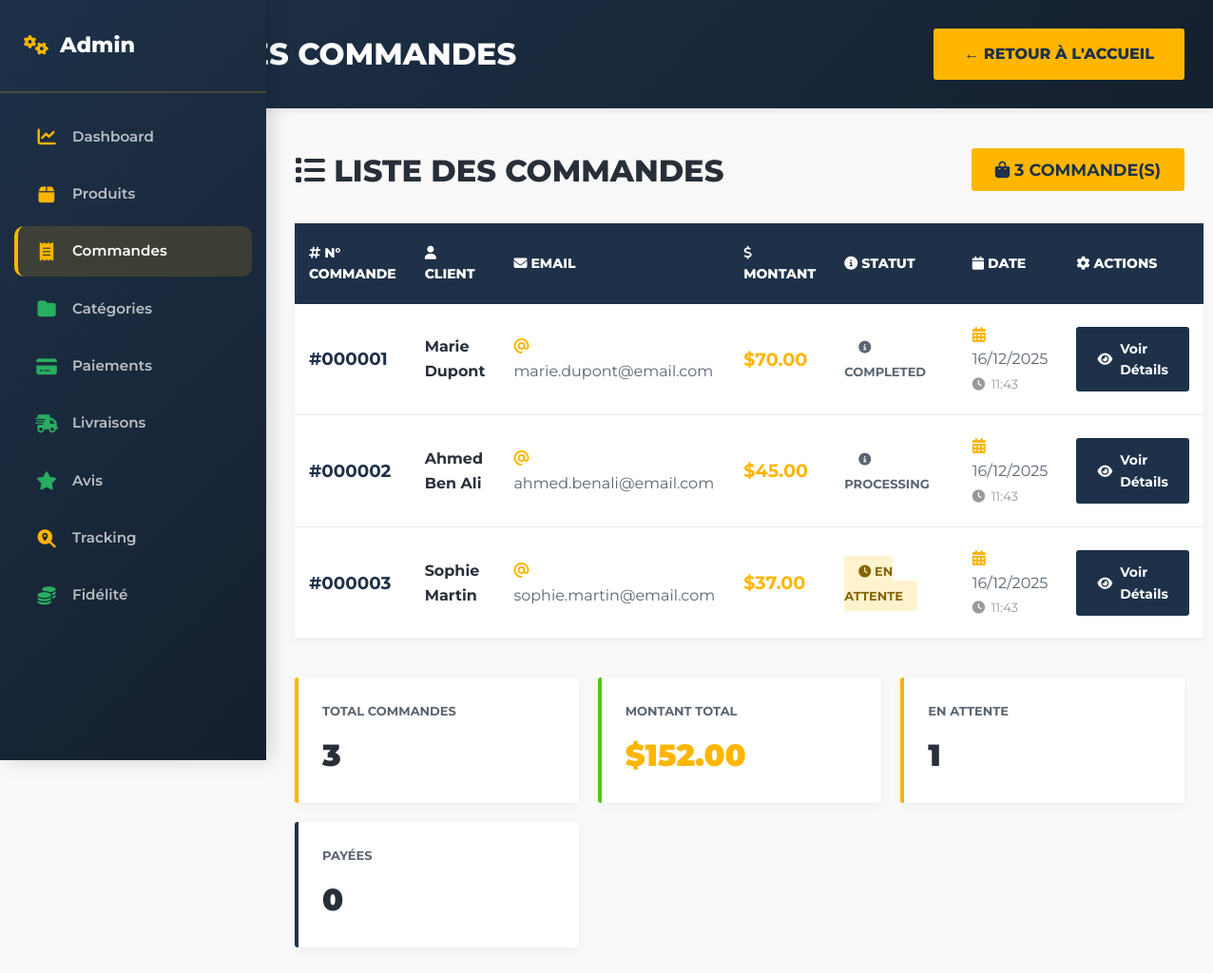
Page /index.php?controller=order&action=index (signed in) on the committed database.
### tables this page shows
CREATE TABLE `orders` (
    `id` INT AUTO_INCREMENT PRIMARY KEY,
    `customer_id` INT NOT NULL,
    `total_amount` DECIMAL(10, 2) NOT NULL DEFAULT 0,
    `status` ENUM('pending', 'paid', 'processing', 'shipped', 'completed', 'delivered', 'cancelled') DEFAULT 'pending',
    `payment_method` VARCHAR(50),
    `shipping_address` TEXT,
    `notes` TEXT,
    `created_at` TIMESTAMP DEFAULT CURRENT_TIMESTAMP,
    `updated_at` TIMESTAMP DEFAULT CURRENT_TIMESTAMP ON UPDATE CURRENT_TIMESTAMP,
    INDEX `idx_customer` (`customer_id`),
    INDEX `idx_status` (`status`),
    INDEX `idx_created` (`created_at`),
    FOREIGN KEY (`customer_id`) REFERENCES `customers`(`id`) ON DELETE RESTRICT
);

CREATE TABLE `customers` (
    `id` INT AUTO_INCREMENT PRIMARY KEY,
    `first_name` VARCHAR(100) NOT NULL,
    `last_name` VARCHAR(100) NOT NULL,
    `email` VARCHAR(255) NOT NULL,
    `phone` VARCHAR(20),
    `address` TEXT,
    `city` VARCHAR(100),
    `postal_code` VARCHAR(20),
    `country` VARCHAR(100) DEFAULT 'Tunisia',
    `created_at` TIMESTAMP DEFAULT CURRENT_TIMESTAMP,
    UNIQUE KEY `unique_email` (`email`),
    INDEX `idx_email` (`email`)
);

### controllers/ORDERCONTROLLER.PHP (called while the page is built, shortened)
<?php
class OrderController {
    public function listOrders(): array {
        $db = Database::getConnexion();
        $sql = "SELECT
                    o.*,
                    c.first_name,
                    c.last_name,
                    c.email,
                    c.phone
                FROM orders o
                LEFT JOIN customers c ON o.customer_id = c.id
                ORDER BY o.created_at DESC";
        try {
            $stmt = $db->query($sql);
            return $stmt->fetchAll(PDO::FETCH_ASSOC);
        } catch (Exception $e) {
            $this->lastError = $e->getMessage();
            error_log('OrderController::listOrders error: ' . $e->getMessage());
            return [];
        }
    }
}
?>

### views/admin/ORDER_LIST.PHP (the view, shortened to what this page needs)
<!DOCTYPE html>
<html lang="fr">
<head>
    <link rel="stylesheet" href="https://cdnjs.cloudflare.com/ajax/libs/font-awesome/6.4.0/css/all.min.css">
</head>
<body>
    <header>
        <div class="header-content">
            <h1><i class="fas fa-shopping-cart"></i> GESTION DES COMMANDES</h1>
            <a href="index.php" class="back-btn">← Retour à l'Accueil</a>
        </div>
    </header>
    <div class="container">
        <?php include __DIR__ . '/admin_navbar.php'; ?>
        <div class="page-header">
            <h2><i class="fas fa-list"></i> LISTE DES COMMANDES</h2>
            <div>
                <span class="badge badge-primary" style="font-size: 1.1rem; padding: 12px 25px;">
                    <i class="fas fa-shopping-bag"></i> <?php echo count($orders); ?> commande(s)
                </span>
            </div>
        </div>
        <table>
            <thead>
                <tr>
                    <th><i class="fas fa-hashtag"></i> N° Commande</th>
                    <th><i class="fas fa-user"></i> Client</th>
                    <th><i class="fas fa-envelope"></i> Email</th>
                    <th><i class="fas fa-dollar-sign"></i> Montant</th>
                    <th><i class="fas fa-info-circle"></i> Statut</th>
                    <th><i class="fas fa-calendar"></i> Date</th>
                    <th><i class="fas fa-cog"></i> Actions</th>
                </tr>
            </thead>
            <tbody>
                <?php if (!empty($orders)): ?>
                    <?php foreach ($orders as $order): ?>
                        <tr>
                            <td>
                                <strong style="font-size: 1.15rem; color: var(--constra-blue);">
                                    #<?php echo str_pad($order['id'], 6, '0', STR_PAD_LEFT); ?>
                                </strong>
                            </td>
                            <td>
                                <strong style="color: #282f39;">
                                    <?php
                                    $firstName = $order['first_name'] ?? 'Inconnu';
                                    $lastName = $order['last_name'] ?? '';
                                    echo htmlspecialchars($firstName . ' ' . $lastName);
                                    ?>
                                </strong>
                            </td>
                            <td style="color: #5a6570;">
                                <i class="fas fa-at" style="color: #ffb600; margin-right: 5px;"></i>
                                <?php echo htmlspecialchars($order['email'] ?? 'N/A'); ?>
                            </td>
                            <td>
                                <strong style="font-size: 1.2rem; color: var(--constra-yellow);">
                                    $<?php echo number_format($order['total_amount'], 2); ?>
                                </strong>
                            </td>
                            <td>
                                <?php
                                $statusConfig = [
                                    'pending' => ['class' => 'warning', 'label' => 'En attente', 'icon' => 'clock'],
                                    'paid' => ['class' => 'success', 'label' => 'Payé', 'icon' => 'check-circle'],
                                    'cancelled' => ['class' => 'danger', 'label' => 'Annulé', 'icon' => 'times-circle']
                                ];
                                $config = $statusConfig[$order['status']] ?? ['class' => 'default', 'label' => $order['status'], 'icon' => 'info-circle'];
                                ?>
                                <span class="badge badge-<?php echo $config['class']; ?>" style="padding: 8px 15px; font-size: 13px;">
                                    <i class="fas fa-<?php echo $config['icon']; ?>"></i>
                                    <?php echo $config['label']; ?>
                                </span>
                            </td>
                            <td style="color: #5a6570;">
                                <i class="fas fa-calendar-alt" style="color: #ffb600; margin-right: 5px;"></i>
                                <?php echo date('d/m/Y', strtotime($order['created_at'])); ?>
                                <br>
                                <small style="color: #999;">
                                    <i class="fas fa-clock" style="margin-right: 3px;"></i>
                                    <?php echo date('H:i', strtotime($order['created_at'])); ?>
                                </small>
                            </td>
                            <td>
                                <a href="index.php?controller=order&action=view&id=<?php echo $order['id']; ?>"
                                   class="btn-secondary"
                                   style="padding: 10px 20px; font-size: 14px; display: inline-flex; align-items: center; gap: 8px;">
                                    <i class="fas fa-eye"></i> Voir Détails
                                </a>
                            </td>
                        </tr>
                    <?php endforeach; ?>
                <?php endif; ?>
            </tbody>
        </table>
        <?php if (!empty($orders)): ?>
            <div class="stats-grid">
                <div class="stat-card" style="border-left-color: #ffb600;">
                    <h4>Total Commandes</h4>
                    <p><?php echo count($orders); ?></p>
                </div>
                <div class="stat-card" style="border-left-color: #52c41a;">
                    <h4>Montant Total</h4>
                    <p style="color: #ffb600;">
                        $<?php
                        $total = array_sum(array_column($orders, 'total_amount'));
                        echo number_format($total, 2);
                        ?>
                    </p>
                </div>
                <div class="stat-card" style="border-left-color: #faad14;">
                    <h4>En Attente</h4>
                    <p>
                        <?php
                        $pending = count(array_filter($orders, function($o) { return $o['status'] === 'pending'; }));
                        echo $pending;
                        ?>
                    </p>
                </div>
                <div class="stat-card" style="border-left-color: #1e3149;">
                    <h4>Payées</h4>
                    <p>
                        <?php
                        $paid = count(array_filter($orders, function($o) { return $o['status'] === 'paid'; }));
                        echo $paid;
                        ?>
                    </p>
                </div>
            </div>
        <?php endif; ?>
    </div>
</body>
</html>

### views/admin/ORDER_LIST.PHP (style rules this page uses)
:root { --constra-yellow: #ffb600; --constra-blue: #1e3149; --constra-blue-dark: #15202e; }
* { margin: 0; padding: 0; box-sizing: border-box; }
body { font-family: 'Montserrat', sans-serif; background: #f9f9f9; color: #5a6570; line-height: 1.6; }
header { background: linear-gradient(135deg, var(--constra-blue) 0%, var(--constra-blue-dark) 100%); color: white; padding: 30px 0; box-shadow: 0 2px 10px rgba(0,0,0,0.1); }
.header-content { max-width: 1400px; margin: 0 auto; padding: 0 30px; display: flex; justify-content: space-between; align-items: center; }
header h1 { font-size: 2rem; font-weight: 800; text-transform: uppercase; }
.back-btn { background: var(--constra-yellow); color: var(--constra-blue); padding: 12px 30px; border: 2px solid var(--constra-yellow); font-weight: 800; text-transform: uppercase; text-decoration: none; border-radius: 3px; transition: all 0.3s; }
.container { max-width: 1400px; margin: 40px auto; padding: 0 30px; }
.page-header { display: flex; justify-content: space-between; align-items: center; margin-bottom: 30px; }
.page-header h2 { font-size: 2rem; font-weight: 800; color: #282f39; text-transform: uppercase; }
table { width: 100%; background: white; border-radius: 3px; box-shadow: 0 2px 10px rgba(0,0,0,0.05); border-collapse: collapse; }
thead { background: var(--constra-blue); color: white; }
thead th { padding: 20px 15px; font-weight: 800; text-transform: uppercase; font-size: 14px; text-align: left; }
tbody tr { border-bottom: 1px solid #ebebeb; transition: all 0.3s; }
tbody td { padding: 20px 15px; }
.badge { padding: 8px 15px; border-radius: 3px; font-size: 13px; font-weight: 700; text-transform: uppercase; }
.badge-warning { background: #fff3cd; color: #856404; }
.badge-primary { background: var(--constra-yellow); color: var(--constra-blue); }
.btn-secondary { background: var(--constra-blue); color: white; border: 2px solid var(--constra-blue); padding: 10px 20px; text-decoration: none; border-radius: 3px; font-weight: 700; font-size: 14px; transition: all 0.3s; }
.stats-grid { display: grid; grid-template-columns: repeat(auto-fit, minmax(250px, 1fr)); gap: 20px; margin-top: 40px; }
.stat-card { background: white; padding: 25px; border-radius: 3px; box-shadow: 0 2px 10px rgba(0,0,0,0.05); border-left: 4px solid var(--constra-yellow); }
.stat-card h4 { color: #5a6570; font-size: 13px; text-transform: uppercase; margin-bottom: 10px; }
.stat-card p { font-size: 2rem; font-weight: 900; color: #282f39; margin: 0; }

### rows in the picture
orders: id "000001", customer.last_name "Marie Dupont", customer.email "marie.dupont@email.com", total_amount "70.00", status "COMPLETED", created_at "16/12/2025", created_at "11:43"
orders: id "000002", customer.last_name "Ahmed Ben Ali", customer.email "ahmed.benali@email.com", total_amount "45.00", status "PROCESSING", created_at "16/12/2025", created_at "11:43"
orders: id "000003", customer.last_name "Sophie Martin", customer.email "sophie.martin@email.com", total_amount "37.00", status "EN ATTENTE", created_at "16/12/2025", created_at "11:43"

### other values in the picture
$tab['label'] "Dashboard"
$tab['label'] "Produits"
$tab['label'] "Commandes"
$tab['label'] "Catégories"
$tab['label'] "Paiements"
$tab['label'] "Livraisons"
$tab['label'] "Avis"
$tab['label'] "Tracking"
$tab['label'] "Fidélité"
count($orders) "3"
$total "152.00"
$pending "1"
$paid "0"
